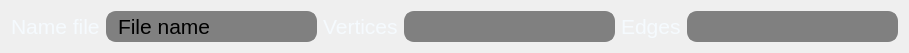
      <widget class="QWidget" name="layoutWidget">
       <property name="font">
        <font>
         <pointsize>12</pointsize>
        </font>
       </property>
       <layout class="QHBoxLayout" name="horizontalLayout_9">
        <property name="sizeConstraint">
         <enum>QLayout::SetMaximumSize</enum>
        </property>
        <item>
         <widget class="QLabel" name="label">
          <property name="sizePolicy">
           <sizepolicy hsizetype="Maximum" vsizetype="Maximum">
            <horstretch>0</horstretch>
            <verstretch>0</verstretch>
           </sizepolicy>
          </property>
          <property name="minimumSize">
           <size>
            <width>0</width>
            <height>30</height>
           </size>
          </property>
          <property name="font">
           <font>
            <pointsize>16</pointsize>
           </font>
          </property>
          <property name="styleSheet">
           <string notr="true">color: rgb(245, 250, 254);

</string>
          </property>
          <property name="text">
           <string>Name file</string>
          </property>
         </widget>
        </item>
        <item>
         <widget class="QLineEdit" name="Filename">
          <property name="sizePolicy">
           <sizepolicy hsizetype="Minimum" vsizetype="Fixed">
            <horstretch>0</horstretch>
            <verstretch>0</verstretch>
           </sizepolicy>
          </property>
          <property name="minimumSize">
           <size>
            <width>100</width>
            <height>30</height>
           </size>
          </property>
          <property name="maximumSize">
           <size>
            <width>16777215</width>
            <height>16777215</height>
           </size>
          </property>
          <property name="font">
           <font>
            <pointsize>16</pointsize>
           </font>
          </property>
          <property name="styleSheet">
           <string notr="true">QLineEdit {
    border: 2px solid gray;
    border-radius: 10px;
    padding: 0 8px;
    background: grey;
    selection-background-color: white;
}</string>
          </property>
          <property name="text">
           <string>File name</string>
          </property>
          <property name="readOnly">
           <bool>true</bool>
          </property>
         </widget>
        </item>
        <item>
         <widget class="QLabel" name="line">
          <property name="sizePolicy">
           <sizepolicy hsizetype="Maximum" vsizetype="Maximum">
            <horstretch>0</horstretch>
            <verstretch>0</verstretch>
           </sizepolicy>
          </property>
          <property name="minimumSize">
           <size>
            <width>0</width>
            <height>30</height>
           </size>
          </property>
          <property name="font">
           <font>
            <pointsize>16</pointsize>
           </font>
          </property>
          <property name="styleSheet">
           <string notr="true">color: rgb(245, 250, 254);

</string>
          </property>
          <property name="text">
           <string>Vertices</string>
          </property>
         </widget>
        </item>
        <item>
         <widget class="QLineEdit" name="NumOfVertices">
          <property name="sizePolicy">
           <sizepolicy hsizetype="Minimum" vsizetype="Fixed">
            <horstretch>0</horstretch>
            <verstretch>0</verstretch>
           </sizepolicy>
          </property>
          <property name="minimumSize">
           <size>
            <width>100</width>
            <height>30</height>
           </size>
          </property>
          <property name="maximumSize">
           <size>
            <width>16777215</width>
            <height>16777215</height>
           </size>
          </property>
          <property name="font">
           <font>
            <pointsize>16</pointsize>
           </font>
          </property>
          <property name="styleSheet">
           <string notr="true">QLineEdit {
    border: 2px solid gray;
    border-radius: 10px;
    padding: 0 8px;
    background: grey;
    selection-background-color: white;
}</string>
          </property>
          <property name="readOnly">
           <bool>true</bool>
          </property>
         </widget>
        </item>
        <item>
         <widget class="QLabel" name="line1">
          <property name="sizePolicy">
           <sizepolicy hsizetype="Maximum" vsizetype="Maximum">
            <horstretch>0</horstretch>
            <verstretch>0</verstretch>
           </sizepolicy>
          </property>
          <property name="minimumSize">
           <size>
            <width>0</width>
            <height>30</height>
           </size>
          </property>
          <property name="font">
           <font>
            <pointsize>16</pointsize>
           </font>
          </property>
          <property name="styleSheet">
           <string notr="true">color: rgb(245, 250, 254);
</string>
          </property>
          <property name="text">
           <string>Edges</string>
          </property>
         </widget>
        </item>
        <item>
         <widget class="QLineEdit" name="NumOfEdges">
          <property name="sizePolicy">
           <sizepolicy hsizetype="Minimum" vsizetype="Fixed">
            <horstretch>0</horstretch>
            <verstretch>0</verstretch>
           </sizepolicy>
          </property>
          <property name="minimumSize">
           <size>
            <width>100</width>
            <height>30</height>
           </size>
          </property>
          <property name="maximumSize">
           <size>
            <width>16777215</width>
            <height>16777215</height>
           </size>
          </property>
          <property name="font">
           <font>
            <pointsize>16</pointsize>
           </font>
          </property>
          <property name="styleSheet">
           <string notr="true">QLineEdit {
    border: 2px solid gray;
    border-radius: 10px;
    padding: 0 8px;
    background: grey;
    selection-background-color: white;
}</string>
          </property>
          <property name="readOnly">
           <bool>true</bool>
          </property>
         </widget>
        </item>
       </layout>
      </widget>
